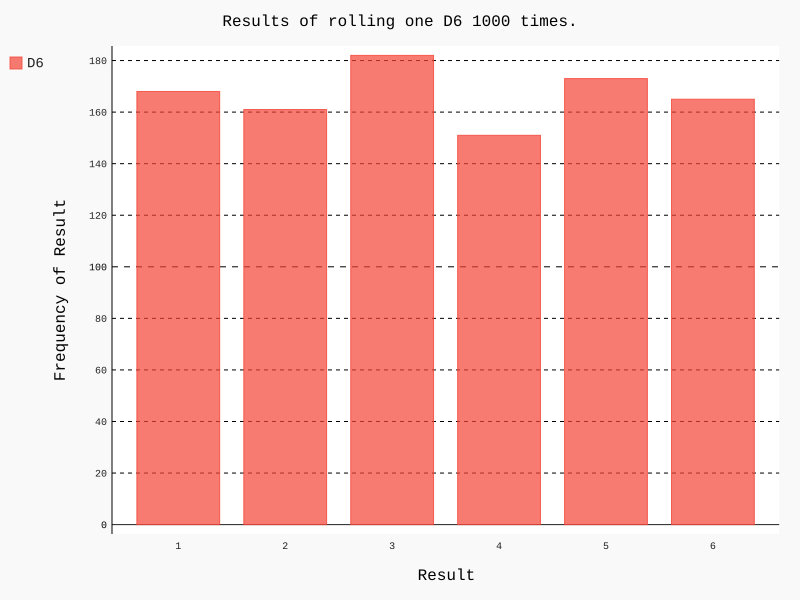

This chart was generated by the following Python code:
import pygal

from die import Die

# 创建一个D6
d6 = Die()

# 掷几次骰子，并将结果存储在一个列表中
results = []
for roll_num in range(1000):
    result = d6.roll()
    results.append(result)

# 分析结果
frequencies = []
for value in range(1, d6.num_sides+1):
    frequency = results.count(value)
    frequencies.append(frequency)

# 对结果进行可视
hist = pygal.Bar()
hist.title = "Results of rolling one D6 1000 times."
hist.x_labels = ['1', '2', '3', '4', '5', '6']
hist.x_title = "Result"
hist.y_title = "Frequency of Result"

hist.add('D6', frequencies)
hist.render_to_file('die_visual.svg')

# print(frequencies)
